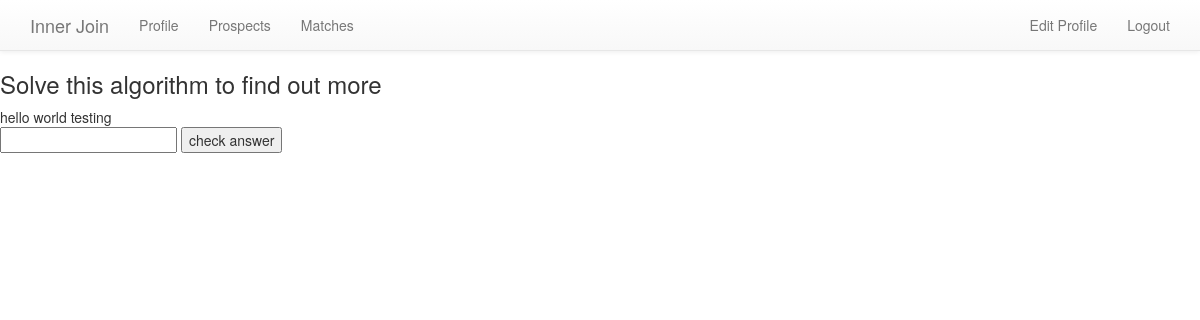
The page /algorithms/solve_alog/austinbrovick/ on the database as committed earlier.
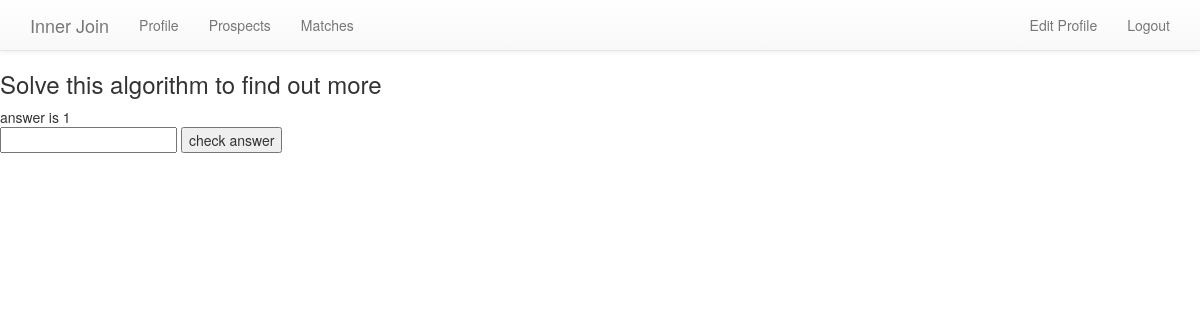
The same page on the database as committed later.
### algorithms/models.py (models this page shows)
class Algo(models.Model):
    creator = models.OneToOneField(User, on_delete=models.CASCADE)
    algorithm = models.TextField()
    answer = models.CharField(max_length=100)
    timestamp = models.DateTimeField(auto_now=True)
    def __unicode__(self):
        return self.algorithm

### algorithms/views.py (the view)
# urls.py: url(r'^solve_alog/(?P<username>\w+)/', views.solve_algo, name='solve_algo'),
def solve_algo(request, username):
  prospect = User.objects.get(username=username)
  algorithm = Algo.objects.get(creator=prospect)
  print algorithm.creator.username
  context = {
    "algorithm" : algorithm,
  }
  return render(request, "algorithms/algorithm.html", context)
  return HttpResponse("fuck yes!!!!")

### templates/algorithms/algorithm.html (shortened to what this page needs)
<!DOCTYPE html>
<html>
<head>
    {% include "bootstrap.html" %}
</head>
<body>
  {% include "nav_bar.html" %}
    <div id='main_wrapper'>
      <h3>Solve this algorithm to find out more</h3>
      {{algorithm}}
      <form method='post' action='{% url "check_answer" algorithm.creator.username %}'>
        <input type='text' name='guess'>
        <input type='submit' value='check answer'>
      </form>
    </div>
</body>
</html>

Rows that differ between the two databases and show on the page:
changed Algo: algorithm "hello world testing" → "answer is 1"
